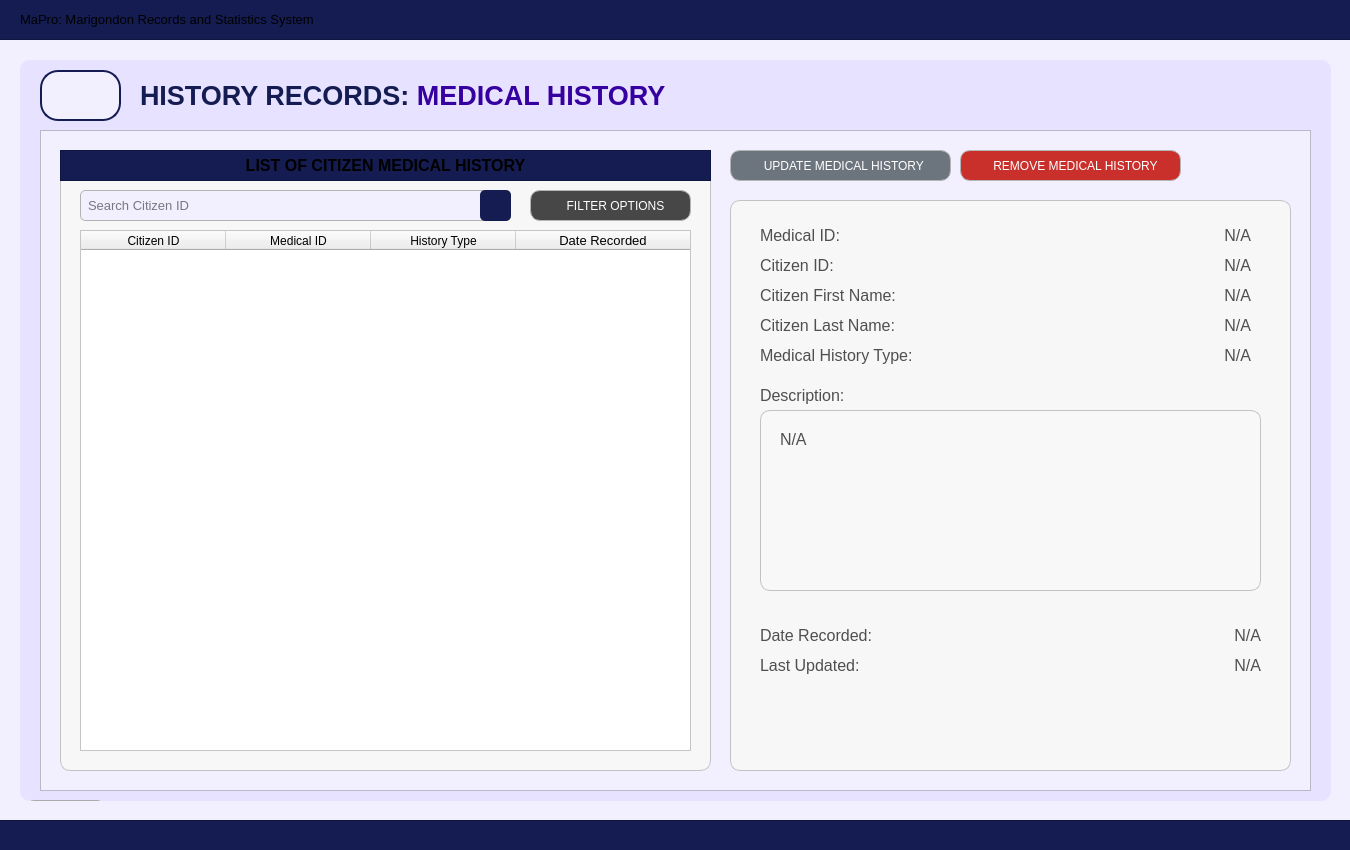
<?xml version="1.0" encoding="UTF-8"?>
<ui version="4.0">
 <class>User_dashboardWidget</class>
 <widget class="QWidget" name="User_dashboardWidget">
  <property name="geometry">
   <rect>
    <x>0</x>
    <y>0</y>
    <width>1350</width>
    <height>850</height>
   </rect>
  </property>
  <property name="sizePolicy">
   <sizepolicy hsizetype="Fixed" vsizetype="Fixed">
    <horstretch>0</horstretch>
    <verstretch>0</verstretch>
   </sizepolicy>
  </property>
  <property name="maximumSize">
   <size>
    <width>1350</width>
    <height>850</height>
   </size>
  </property>
  <property name="windowTitle">
   <string>Form</string>
  </property>
  <property name="styleSheet">
   <string notr="true">#User_dashboardWidget{
	background-color: #f2efff;
}</string>
  </property>
  <widget class="QFrame" name="border_blueLines1">
   <property name="geometry">
    <rect>
     <x>-10</x>
     <y>-1</y>
     <width>1371</width>
     <height>41</height>
    </rect>
   </property>
   <property name="styleSheet">
    <string notr="true">#border_blueLines1{
	background-color: #141c52;
}
</string>
   </property>
   <property name="frameShape">
    <enum>QFrame::Shape::StyledPanel</enum>
   </property>
   <property name="frameShadow">
    <enum>QFrame::Shadow::Raised</enum>
   </property>
   <widget class="QLabel" name="title_bodyDashboardSystemTitle">
    <property name="geometry">
     <rect>
      <x>30</x>
      <y>0</y>
      <width>1301</width>
      <height>41</height>
     </rect>
    </property>
    <property name="font">
     <font>
      <family>Arial</family>
      <pointsize>10</pointsize>
      <bold>false</bold>
     </font>
    </property>
    <property name="styleSheet">
     <string notr="true">#title_bodyDashboardSystemTitle {
	background-color: transparent;
	color: #white;
}
</string>
    </property>
    <property name="text">
     <string>MaPro: Marigondon Records and Statistics System</string>
    </property>
    <property name="alignment">
     <set>Qt::AlignmentFlag::AlignLeading|Qt::AlignmentFlag::AlignLeft|Qt::AlignmentFlag::AlignVCenter</set>
    </property>
   </widget>
  </widget>
  <widget class="QFrame" name="border_blueLines2">
   <property name="geometry">
    <rect>
     <x>-10</x>
     <y>820</y>
     <width>1381</width>
     <height>31</height>
    </rect>
   </property>
   <property name="styleSheet">
    <string notr="true">#border_blueLines2{
	background-color: #141c52;
}
</string>
   </property>
   <property name="frameShape">
    <enum>QFrame::Shape::StyledPanel</enum>
   </property>
   <property name="frameShadow">
    <enum>QFrame::Shadow::Raised</enum>
   </property>
  </widget>
  <widget class="QFrame" name="baseBodyFrame">
   <property name="geometry">
    <rect>
     <x>20</x>
     <y>60</y>
     <width>1311</width>
     <height>741</height>
    </rect>
   </property>
   <property name="styleSheet">
    <string notr="true">#baseBodyFrame {
	background-color: #e7e2ff;
	border: none;
	border-radius: 10px;
}</string>
   </property>
   <property name="frameShape">
    <enum>QFrame::Shape::StyledPanel</enum>
   </property>
   <property name="frameShadow">
    <enum>QFrame::Shadow::Raised</enum>
   </property>
   <widget class="QPushButton" name="logout_buttonLogout_3">
    <property name="geometry">
     <rect>
      <x>10</x>
      <y>740</y>
      <width>71</width>
      <height>31</height>
     </rect>
    </property>
    <property name="font">
     <font>
      <family>Arial</family>
      <pointsize>8</pointsize>
      <bold>true</bold>
     </font>
    </property>
    <property name="cursor">
     <cursorShape>PointingHandCursor</cursorShape>
    </property>
    <property name="styleSheet">
     <string notr="true">#logout_buttonLogout {
    background-color: #bc1c1c;
    color: white;
    border-radius: 5px;
    padding: 10px; /* Optional: Adjusts spacing inside the button */
}
#logout_buttonLogout:hover {
    background-color: #d82020; /* Slightly lighter blue when hovered */
}
#logout_buttonLogout:pressed {
    background-color: #8c1515; /* Darker blue when clicked */
}</string>
    </property>
    <property name="text">
     <string>LOGOUT</string>
    </property>
   </widget>
   <widget class="QLabel" name="title_bodyStatistics">
    <property name="geometry">
     <rect>
      <x>120</x>
      <y>20</y>
      <width>641</width>
      <height>31</height>
     </rect>
    </property>
    <property name="font">
     <font>
      <family>Arial</family>
      <pointsize>20</pointsize>
      <bold>true</bold>
     </font>
    </property>
    <property name="styleSheet">
     <string notr="true">#title_bodyStatistics {
	background-color: transparent;
	color: #141c52;
}
</string>
    </property>
    <property name="text">
     <string>&lt;html&gt;&lt;head/&gt;&lt;body&gt;&lt;p&gt;HISTORY RECORDS: &lt;span style=&quot; color:#3600a1;&quot;&gt;MEDICAL HISTORY&lt;/span&gt;&lt;/p&gt;&lt;/body&gt;&lt;/html&gt;</string>
    </property>
   </widget>
   <widget class="QFrame" name="statistics_frameBody">
    <property name="geometry">
     <rect>
      <x>20</x>
      <y>70</y>
      <width>1271</width>
      <height>661</height>
     </rect>
    </property>
    <property name="styleSheet">
     <string notr="true">#statistics_frameBody{
	background-color: #f2efff;
}</string>
    </property>
    <property name="frameShape">
     <enum>QFrame::Shape::StyledPanel</enum>
    </property>
    <property name="frameShadow">
     <enum>QFrame::Shadow::Raised</enum>
    </property>
    <widget class="QFrame" name="basePopUpBodyFrame">
     <property name="geometry">
      <rect>
       <x>20</x>
       <y>20</y>
       <width>651</width>
       <height>621</height>
      </rect>
     </property>
     <property name="styleSheet">
      <string notr="true">#basePopUpBodyFrame {
	background-color: rgb(247, 247, 247);
	border: 1px solid rgb(194, 194, 194);
	border-radius: 10px;
}</string>
     </property>
     <property name="frameShape">
      <enum>QFrame::Shape::StyledPanel</enum>
     </property>
     <property name="frameShadow">
      <enum>QFrame::Shadow::Raised</enum>
     </property>
     <widget class="QFrame" name="basePopUpTitleFrame_3">
      <property name="geometry">
       <rect>
        <x>0</x>
        <y>0</y>
        <width>651</width>
        <height>31</height>
       </rect>
      </property>
      <property name="styleSheet">
       <string notr="true">#basePopUpTitleFrame_3 {
	background-color: #141c52;
}</string>
      </property>
      <property name="frameShape">
       <enum>QFrame::Shape::StyledPanel</enum>
      </property>
      <property name="frameShadow">
       <enum>QFrame::Shadow::Raised</enum>
      </property>
      <widget class="QLabel" name="label_title_3">
       <property name="geometry">
        <rect>
         <x>0</x>
         <y>0</y>
         <width>651</width>
         <height>31</height>
        </rect>
       </property>
       <property name="font">
        <font>
         <family>Arial</family>
         <pointsize>12</pointsize>
         <bold>true</bold>
        </font>
       </property>
       <property name="styleSheet">
        <string notr="true">#label_title{
	background-color:transparent;
	color: rgb(255, 255, 255);
}</string>
       </property>
       <property name="text">
        <string>LIST OF CITIZEN MEDICAL HISTORY</string>
       </property>
       <property name="alignment">
        <set>Qt::AlignmentFlag::AlignCenter</set>
       </property>
      </widget>
     </widget>
     <widget class="QLineEdit" name="histrec_HistoryID_fieldSearch">
      <property name="geometry">
       <rect>
        <x>20</x>
        <y>40</y>
        <width>431</width>
        <height>31</height>
       </rect>
      </property>
      <property name="font">
       <font>
        <family>Arial</family>
        <pointsize>10</pointsize>
       </font>
      </property>
      <property name="styleSheet">
       <string notr="true">#histrec_HistoryID_fieldSearch{
    border: 1px solid #b3b3b3;  /* Black border */
    border-radius: 5px;        /* Rounded corners */
    padding: 5px;               /* Inner spacing */
    background-color: #f2efff;  /* Gray background */
    color: #000000; 
}
</string>
      </property>
      <property name="text">
       <string/>
      </property>
      <property name="placeholderText">
       <string>Search Citizen ID</string>
      </property>
     </widget>
     <widget class="QPushButton" name="histrecMedHistoryID_buttonSearch">
      <property name="geometry">
       <rect>
        <x>420</x>
        <y>40</y>
        <width>31</width>
        <height>31</height>
       </rect>
      </property>
      <property name="font">
       <font>
        <family>Arial</family>
        <pointsize>9</pointsize>
       </font>
      </property>
      <property name="cursor">
       <cursorShape>PointingHandCursor</cursorShape>
      </property>
      <property name="focusPolicy">
       <enum>Qt::FocusPolicy::NoFocus</enum>
      </property>
      <property name="styleSheet">
       <string notr="true">#histrecMedHistoryID_buttonSearch {
    background-color:  #141c52;
    color: white;
    border-radius: 5px;
    padding: 10px; /* Optional: Adjusts spacing inside the button */
}
#histrecMedHistoryID_buttonSearch:hover {
    background-color: #1a237e; /* Slightly lighter blue when hovered */
}
#histrecMedHistoryID_buttonSearch:pressed {
    background-color: #0f1442; /* Darker blue when clicked */
}</string>
      </property>
      <property name="text">
       <string/>
      </property>
      <property name="icon">
       <iconset>
        <normaloff>../../../../../Desktop/CTU 2nd Year - 2nd Semester Files/PC 225L - INFORMATION MANAGEMENT LABORATORY/PROFILING_SYSTEM/Profiling-System/Assets/FuncIcons/icon_search_w.svg</normaloff>../../../../../Desktop/CTU 2nd Year - 2nd Semester Files/PC 225L - INFORMATION MANAGEMENT LABORATORY/PROFILING_SYSTEM/Profiling-System/Assets/FuncIcons/icon_search_w.svg</iconset>
      </property>
      <property name="iconSize">
       <size>
        <width>20</width>
        <height>20</height>
       </size>
      </property>
     </widget>
     <widget class="QTableWidget" name="histrec_tableView_List_RecordMedicalHistory">
      <property name="geometry">
       <rect>
        <x>20</x>
        <y>80</y>
        <width>611</width>
        <height>521</height>
       </rect>
      </property>
      <property name="styleSheet">
       <string notr="true">#histrec_tableView_List_RecordMedicalHistory {
	background-color: white;
	color: #black;
}
</string>
      </property>
      <attribute name="horizontalHeaderVisible">
       <bool>true</bool>
      </attribute>
      <attribute name="horizontalHeaderCascadingSectionResizes">
       <bool>false</bool>
      </attribute>
      <attribute name="horizontalHeaderDefaultSectionSize">
       <number>145</number>
      </attribute>
      <attribute name="horizontalHeaderShowSortIndicator" stdset="0">
       <bool>false</bool>
      </attribute>
      <attribute name="horizontalHeaderStretchLastSection">
       <bool>true</bool>
      </attribute>
      <attribute name="verticalHeaderCascadingSectionResizes">
       <bool>false</bool>
      </attribute>
      <column>
       <property name="text">
        <string>Citizen ID</string>
       </property>
       <property name="font">
        <font>
         <family>Arial</family>
        </font>
       </property>
       <property name="background">
        <color>
         <red>59</red>
         <green>57</green>
         <blue>100</blue>
        </color>
       </property>
      </column>
      <column>
       <property name="text">
        <string>Medical ID</string>
       </property>
       <property name="font">
        <font>
         <family>Arial</family>
        </font>
       </property>
       <property name="background">
        <color>
         <red>59</red>
         <green>57</green>
         <blue>100</blue>
        </color>
       </property>
      </column>
      <column>
       <property name="text">
        <string>History Type</string>
       </property>
       <property name="font">
        <font>
         <family>Arial</family>
        </font>
       </property>
       <property name="background">
        <color>
         <red>59</red>
         <green>57</green>
         <blue>100</blue>
        </color>
       </property>
      </column>
      <column>
       <property name="text">
        <string>Date Recorded</string>
       </property>
       <property name="font">
        <font>
         <family>Arial</family>
         <pointsize>10</pointsize>
        </font>
       </property>
       <property name="background">
        <color>
         <red>59</red>
         <green>57</green>
         <blue>100</blue>
        </color>
       </property>
      </column>
     </widget>
     <widget class="QPushButton" name="medicalhistoryList_buttonFilter">
      <property name="geometry">
       <rect>
        <x>470</x>
        <y>40</y>
        <width>161</width>
        <height>31</height>
       </rect>
      </property>
      <property name="font">
       <font>
        <family>Arial</family>
        <pointsize>9</pointsize>
       </font>
      </property>
      <property name="cursor">
       <cursorShape>PointingHandCursor</cursorShape>
      </property>
      <property name="focusPolicy">
       <enum>Qt::FocusPolicy::NoFocus</enum>
      </property>
      <property name="styleSheet">
       <string notr="true">#medicalhistoryList_buttonFilter {
    background-color:  #474747;
    color: white;
    border: 1px solid #b5b5b5;
    border-radius: 10px;
    padding: 10px; 
}

#medicalhistoryList_buttonFilter:hover {
    background-color: #636363;
    color: white; 
}

#medicalhistoryList_buttonFilter:pressed {
    background-color: #bfbfbf;
    color: white; 
}
</string>
      </property>
      <property name="text">
       <string>   FILTER OPTIONS</string>
      </property>
      <property name="icon">
       <iconset>
        <normaloff>../../../Assets/FuncIcons/icon_filter.svg</normaloff>../../../Assets/FuncIcons/icon_filter.svg</iconset>
      </property>
      <property name="iconSize">
       <size>
        <width>18</width>
        <height>18</height>
       </size>
      </property>
     </widget>
    </widget>
    <widget class="QPushButton" name="histrec_medicalhistory_button_update">
     <property name="geometry">
      <rect>
       <x>690</x>
       <y>20</y>
       <width>221</width>
       <height>31</height>
      </rect>
     </property>
     <property name="font">
      <font>
       <family>Arial</family>
       <pointsize>9</pointsize>
      </font>
     </property>
     <property name="cursor">
      <cursorShape>PointingHandCursor</cursorShape>
     </property>
     <property name="focusPolicy">
      <enum>Qt::FocusPolicy::NoFocus</enum>
     </property>
     <property name="styleSheet">
      <string notr="true">#histrec_medicalhistory_button_update {
    background-color: #6c757d; /* Default gray */
    color: white;
    border: 1px solid #b5b5b5; /* Light gray border */
    border-radius: 10px;
    padding: 10px; 
}

#histrec_medicalhistory_button_update:hover {
    background-color: #838b94; /* Brighter gray when hovered */
    color: white; 
}

#histrec_medicalhistory_button_update:pressed {
    background-color: #5a6268; /* Darker gray when pressed */
    color: white; 
}
</string>
     </property>
     <property name="text">
      <string>  UPDATE MEDICAL HISTORY</string>
     </property>
     <property name="icon">
      <iconset>
       <normaloff>../../../Assets/FuncIcons/icon_edit.svg</normaloff>../../../Assets/FuncIcons/icon_edit.svg</iconset>
     </property>
     <property name="iconSize">
      <size>
       <width>20</width>
       <height>20</height>
      </size>
     </property>
    </widget>
    <widget class="QFrame" name="basePopUpBodyFrame_3">
     <property name="geometry">
      <rect>
       <x>690</x>
       <y>70</y>
       <width>561</width>
       <height>571</height>
      </rect>
     </property>
     <property name="styleSheet">
      <string notr="true">#basePopUpBodyFrame_3 {
	background-color: rgb(247, 247, 247);
	border: 1px solid rgb(194, 194, 194);
	border-radius: 10px;
}</string>
     </property>
     <property name="frameShape">
      <enum>QFrame::Shape::StyledPanel</enum>
     </property>
     <property name="frameShadow">
      <enum>QFrame::Shadow::Raised</enum>
     </property>
     <widget class="QLabel" name="histrec_labelCitizenID">
      <property name="geometry">
       <rect>
        <x>30</x>
        <y>50</y>
        <width>151</width>
        <height>31</height>
       </rect>
      </property>
      <property name="font">
       <font>
        <family>Arial</family>
        <pointsize>12</pointsize>
       </font>
      </property>
      <property name="styleSheet">
       <string notr="true">#histrec_labelCitizenID{
	background-color:transparent;
	color:#4f4f4f;
}</string>
      </property>
      <property name="text">
       <string>Citizen ID:</string>
      </property>
      <property name="alignment">
       <set>Qt::AlignmentFlag::AlignLeading|Qt::AlignmentFlag::AlignLeft|Qt::AlignmentFlag::AlignVCenter</set>
      </property>
     </widget>
     <widget class="QLabel" name="histrec_displayCitizenID">
      <property name="geometry">
       <rect>
        <x>190</x>
        <y>50</y>
        <width>331</width>
        <height>31</height>
       </rect>
      </property>
      <property name="font">
       <font>
        <family>Arial</family>
        <pointsize>12</pointsize>
       </font>
      </property>
      <property name="styleSheet">
       <string notr="true">#histrec_displayCitizenID{
	background-color:transparent;
	color:#4f4f4f;
}</string>
      </property>
      <property name="text">
       <string>N/A</string>
      </property>
      <property name="alignment">
       <set>Qt::AlignmentFlag::AlignRight|Qt::AlignmentFlag::AlignTrailing|Qt::AlignmentFlag::AlignVCenter</set>
      </property>
     </widget>
     <widget class="QLabel" name="histrec_labelHistoryDescription">
      <property name="geometry">
       <rect>
        <x>30</x>
        <y>180</y>
        <width>151</width>
        <height>31</height>
       </rect>
      </property>
      <property name="font">
       <font>
        <family>Arial</family>
        <pointsize>12</pointsize>
       </font>
      </property>
      <property name="styleSheet">
       <string notr="true">#histrec_labelHistoryDescription{
	background-color:transparent;
	color:#4f4f4f;
}</string>
      </property>
      <property name="text">
       <string>Description:</string>
      </property>
      <property name="alignment">
       <set>Qt::AlignmentFlag::AlignLeading|Qt::AlignmentFlag::AlignLeft|Qt::AlignmentFlag::AlignVCenter</set>
      </property>
     </widget>
     <widget class="QLabel" name="histrec_labelHistoryType">
      <property name="geometry">
       <rect>
        <x>30</x>
        <y>140</y>
        <width>181</width>
        <height>31</height>
       </rect>
      </property>
      <property name="font">
       <font>
        <family>Arial</family>
        <pointsize>12</pointsize>
       </font>
      </property>
      <property name="styleSheet">
       <string notr="true">#histrec_labelHistoryType{
	background-color:transparent;
	color:#4f4f4f;
}</string>
      </property>
      <property name="text">
       <string>Medical History Type:</string>
      </property>
      <property name="alignment">
       <set>Qt::AlignmentFlag::AlignLeading|Qt::AlignmentFlag::AlignLeft|Qt::AlignmentFlag::AlignVCenter</set>
      </property>
     </widget>
     <widget class="QLabel" name="histrec_displayMedicalHistoryType">
      <property name="geometry">
       <rect>
        <x>190</x>
        <y>140</y>
        <width>331</width>
        <height>31</height>
       </rect>
      </property>
      <property name="font">
       <font>
        <family>Arial</family>
        <pointsize>12</pointsize>
       </font>
      </property>
      <property name="styleSheet">
       <string notr="true">#histrec_displayMedicalHistoryType{
	background-color:transparent;
	color:#4f4f4f;
}</string>
      </property>
      <property name="text">
       <string>N/A</string>
      </property>
      <property name="alignment">
       <set>Qt::AlignmentFlag::AlignRight|Qt::AlignmentFlag::AlignTrailing|Qt::AlignmentFlag::AlignVCenter</set>
      </property>
     </widget>
     <widget class="QFrame" name="basePopUpBodyFrame_Desc">
      <property name="geometry">
       <rect>
        <x>30</x>
        <y>210</y>
        <width>501</width>
        <height>181</height>
       </rect>
      </property>
      <property name="styleSheet">
       <string notr="true">#basePopUpBodyFrame_Desc {
	background-color: rgb(248, 248, 248);
	border: 1px solid rgb(194, 194, 194);
	border-radius: 10px;
}</string>
      </property>
      <property name="frameShape">
       <enum>QFrame::Shape::StyledPanel</enum>
      </property>
      <property name="frameShadow">
       <enum>QFrame::Shadow::Raised</enum>
      </property>
      <widget class="QLabel" name="histrec_displayHistoryDescription">
       <property name="geometry">
        <rect>
         <x>20</x>
         <y>20</y>
         <width>461</width>
         <height>141</height>
        </rect>
       </property>
       <property name="font">
        <font>
         <family>Arial</family>
         <pointsize>12</pointsize>
        </font>
       </property>
       <property name="styleSheet">
        <string notr="true">#histrec_displayHistoryDescription{
	background-color:transparent;
	color:#4f4f4f;
}</string>
       </property>
       <property name="text">
        <string>N/A</string>
       </property>
       <property name="alignment">
        <set>Qt::AlignmentFlag::AlignLeading|Qt::AlignmentFlag::AlignLeft|Qt::AlignmentFlag::AlignTop</set>
       </property>
       <property name="wordWrap">
        <bool>true</bool>
       </property>
      </widget>
     </widget>
     <widget class="QLabel" name="histrec_displayDateRecorded">
      <property name="geometry">
       <rect>
        <x>180</x>
        <y>420</y>
        <width>351</width>
        <height>31</height>
       </rect>
      </property>
      <property name="font">
       <font>
        <family>Arial</family>
        <pointsize>12</pointsize>
       </font>
      </property>
      <property name="styleSheet">
       <string notr="true">#histrec_displayDateRecorded{
	background-color:transparent;
	color:#4f4f4f;
}</string>
      </property>
      <property name="text">
       <string>N/A</string>
      </property>
      <property name="alignment">
       <set>Qt::AlignmentFlag::AlignRight|Qt::AlignmentFlag::AlignTrailing|Qt::AlignmentFlag::AlignVCenter</set>
      </property>
     </widget>
     <widget class="QLabel" name="histrec_labelDateRecorded">
      <property name="geometry">
       <rect>
        <x>30</x>
        <y>420</y>
        <width>161</width>
        <height>31</height>
       </rect>
      </property>
      <property name="font">
       <font>
        <family>Arial</family>
        <pointsize>12</pointsize>
       </font>
      </property>
      <property name="styleSheet">
       <string notr="true">#histrec_labelDateRecorded{
	background-color:transparent;
	color:#4f4f4f;
}</string>
      </property>
      <property name="text">
       <string>Date Recorded:</string>
      </property>
      <property name="alignment">
       <set>Qt::AlignmentFlag::AlignLeading|Qt::AlignmentFlag::AlignLeft|Qt::AlignmentFlag::AlignVCenter</set>
      </property>
     </widget>
     <widget class="QLabel" name="histrec_labelLastUpdated">
      <property name="geometry">
       <rect>
        <x>30</x>
        <y>450</y>
        <width>161</width>
        <height>31</height>
       </rect>
      </property>
      <property name="font">
       <font>
        <family>Arial</family>
        <pointsize>12</pointsize>
       </font>
      </property>
      <property name="styleSheet">
       <string notr="true">#histrec_labelLastUpdated{
	background-color:transparent;
	color:#4f4f4f;
}</string>
      </property>
      <property name="text">
       <string>Last Updated:</string>
      </property>
      <property name="alignment">
       <set>Qt::AlignmentFlag::AlignLeading|Qt::AlignmentFlag::AlignLeft|Qt::AlignmentFlag::AlignVCenter</set>
      </property>
     </widget>
     <widget class="QLabel" name="histrec_displayLastUpdated">
      <property name="geometry">
       <rect>
        <x>180</x>
        <y>450</y>
        <width>351</width>
        <height>31</height>
       </rect>
      </property>
      <property name="font">
       <font>
        <family>Arial</family>
        <pointsize>12</pointsize>
       </font>
      </property>
      <property name="styleSheet">
       <string notr="true">#histrec_displayLastUpdated{
	background-color:transparent;
	color:#4f4f4f;
}</string>
      </property>
      <property name="text">
       <string>N/A</string>
      </property>
      <property name="alignment">
       <set>Qt::AlignmentFlag::AlignRight|Qt::AlignmentFlag::AlignTrailing|Qt::AlignmentFlag::AlignVCenter</set>
      </property>
     </widget>
     <widget class="QLabel" name="histrec_labelHistoryID">
      <property name="geometry">
       <rect>
        <x>30</x>
        <y>20</y>
        <width>151</width>
        <height>31</height>
       </rect>
      </property>
      <property name="font">
       <font>
        <family>Arial</family>
        <pointsize>12</pointsize>
       </font>
      </property>
      <property name="styleSheet">
       <string notr="true">#histrec_labelHistoryID{
	background-color:transparent;
	color:#4f4f4f;
}</string>
      </property>
      <property name="text">
       <string>Medical ID:</string>
      </property>
      <property name="alignment">
       <set>Qt::AlignmentFlag::AlignLeading|Qt::AlignmentFlag::AlignLeft|Qt::AlignmentFlag::AlignVCenter</set>
      </property>
     </widget>
     <widget class="QLabel" name="histrec_displayHistoryID">
      <property name="geometry">
       <rect>
        <x>190</x>
        <y>20</y>
        <width>331</width>
        <height>31</height>
       </rect>
      </property>
      <property name="font">
       <font>
        <family>Arial</family>
        <pointsize>12</pointsize>
       </font>
      </property>
      <property name="styleSheet">
       <string notr="true">#histrec_displayHistoryID{
	background-color:transparent;
	color:#4f4f4f;
}</string>
      </property>
      <property name="text">
       <string>N/A</string>
      </property>
      <property name="alignment">
       <set>Qt::AlignmentFlag::AlignRight|Qt::AlignmentFlag::AlignTrailing|Qt::AlignmentFlag::AlignVCenter</set>
      </property>
     </widget>
     <widget class="QLabel" name="histrec_labelCitizenHistFirstName">
      <property name="geometry">
       <rect>
        <x>30</x>
        <y>80</y>
        <width>151</width>
        <height>31</height>
       </rect>
      </property>
      <property name="font">
       <font>
        <family>Arial</family>
        <pointsize>12</pointsize>
       </font>
      </property>
      <property name="styleSheet">
       <string notr="true">#histrec_labelCitizenHistFirstName{
	background-color:transparent;
	color:#4f4f4f;
}</string>
      </property>
      <property name="text">
       <string>Citizen First Name:</string>
      </property>
      <property name="alignment">
       <set>Qt::AlignmentFlag::AlignLeading|Qt::AlignmentFlag::AlignLeft|Qt::AlignmentFlag::AlignVCenter</set>
      </property>
     </widget>
     <widget class="QLabel" name="histrec_displayCitizenHistFirstName">
      <property name="geometry">
       <rect>
        <x>190</x>
        <y>80</y>
        <width>331</width>
        <height>31</height>
       </rect>
      </property>
      <property name="font">
       <font>
        <family>Arial</family>
        <pointsize>12</pointsize>
       </font>
      </property>
      <property name="styleSheet">
       <string notr="true">#histrec_displayCitizenHistFirstName{
	background-color:transparent;
	color:#4f4f4f;
}</string>
      </property>
      <property name="text">
       <string>N/A</string>
      </property>
      <property name="alignment">
       <set>Qt::AlignmentFlag::AlignRight|Qt::AlignmentFlag::AlignTrailing|Qt::AlignmentFlag::AlignVCenter</set>
      </property>
     </widget>
     <widget class="QLabel" name="histrec_labelCitizenHistLastName">
      <property name="geometry">
       <rect>
        <x>30</x>
        <y>110</y>
        <width>151</width>
        <height>31</height>
       </rect>
      </property>
      <property name="font">
       <font>
        <family>Arial</family>
        <pointsize>12</pointsize>
       </font>
      </property>
      <property name="styleSheet">
       <string notr="true">#histrec_labelCitizenHistLastName{
	background-color:transparent;
	color:#4f4f4f;
}</string>
      </property>
      <property name="text">
       <string>Citizen Last Name:</string>
      </property>
      <property name="alignment">
       <set>Qt::AlignmentFlag::AlignLeading|Qt::AlignmentFlag::AlignLeft|Qt::AlignmentFlag::AlignVCenter</set>
      </property>
     </widget>
     <widget class="QLabel" name="histrec_displayCitizenHistLastName">
      <property name="geometry">
       <rect>
        <x>190</x>
        <y>110</y>
        <width>331</width>
        <height>31</height>
       </rect>
      </property>
      <property name="font">
       <font>
        <family>Arial</family>
        <pointsize>12</pointsize>
       </font>
      </property>
      <property name="styleSheet">
       <string notr="true">#histrec_displayCitizenHistLastName{
	background-color:transparent;
	color:#4f4f4f;
}</string>
      </property>
      <property name="text">
       <string>N/A</string>
      </property>
      <property name="alignment">
       <set>Qt::AlignmentFlag::AlignRight|Qt::AlignmentFlag::AlignTrailing|Qt::AlignmentFlag::AlignVCenter</set>
      </property>
     </widget>
    </widget>
    <widget class="QPushButton" name="histrec_medicalhistory_button_remove">
     <property name="geometry">
      <rect>
       <x>920</x>
       <y>20</y>
       <width>221</width>
       <height>31</height>
      </rect>
     </property>
     <property name="font">
      <font>
       <family>Arial</family>
       <pointsize>9</pointsize>
      </font>
     </property>
     <property name="cursor">
      <cursorShape>PointingHandCursor</cursorShape>
     </property>
     <property name="focusPolicy">
      <enum>Qt::FocusPolicy::NoFocus</enum>
     </property>
     <property name="styleSheet">
      <string notr="true">#histrec_medicalhistory_button_remove {
    background-color: #c9302c; /* Default red */
    color: white;
    border: 1px solid #b5b5b5; /* Light gray border */
    border-radius: 10px;
    padding: 10px; 
}

#histrec_medicalhistory_button_remove:hover {
    background-color: #d9534f; /* Brighter red when hovered */
    color: white; 
}

#histrec_medicalhistory_button_remove:pressed {
    background-color: #a52a2a; /* Darker red when pressed */
    color: white; 
}</string>
     </property>
     <property name="text">
      <string>   REMOVE MEDICAL HISTORY</string>
     </property>
     <property name="icon">
      <iconset>
       <normaloff>../../../Assets/FuncIcons/icon_del.svg</normaloff>../../../Assets/FuncIcons/icon_del.svg</iconset>
     </property>
     <property name="iconSize">
      <size>
       <width>20</width>
       <height>20</height>
      </size>
     </property>
    </widget>
   </widget>
   <widget class="QToolButton" name="btn_returnToHistoryRecordPage">
    <property name="geometry">
     <rect>
      <x>20</x>
      <y>10</y>
      <width>81</width>
      <height>51</height>
     </rect>
    </property>
    <property name="styleSheet">
     <string notr="true">#btn_returnToHistoryRecordPage {
    background-color: #f2efff;
    color: #141c52;
	border: 2px solid #141c52; 
	border-radius: 18px;
	text-align: left;
    padding: 10px; /* Optional: Adjusts spacing inside the button */
}
#btn_returnToHistoryRecordPage:hover {
    background-color: #fdfdff; /* Slightly lighter blue when hovered */
}
#btn_returnToHistoryRecordPage:pressed {
    background-color: #e7e5f4; /* Darker blue when clicked */
}

</string>
    </property>
    <property name="text">
     <string/>
    </property>
    <property name="icon">
     <iconset>
      <normaloff>../../../Assets/FuncIcons/img_return.png</normaloff>../../../Assets/FuncIcons/img_return.png</iconset>
    </property>
    <property name="iconSize">
     <size>
      <width>25</width>
      <height>25</height>
     </size>
    </property>
   </widget>
  </widget>
 </widget>
 <resources/>
 <connections/>
</ui>
